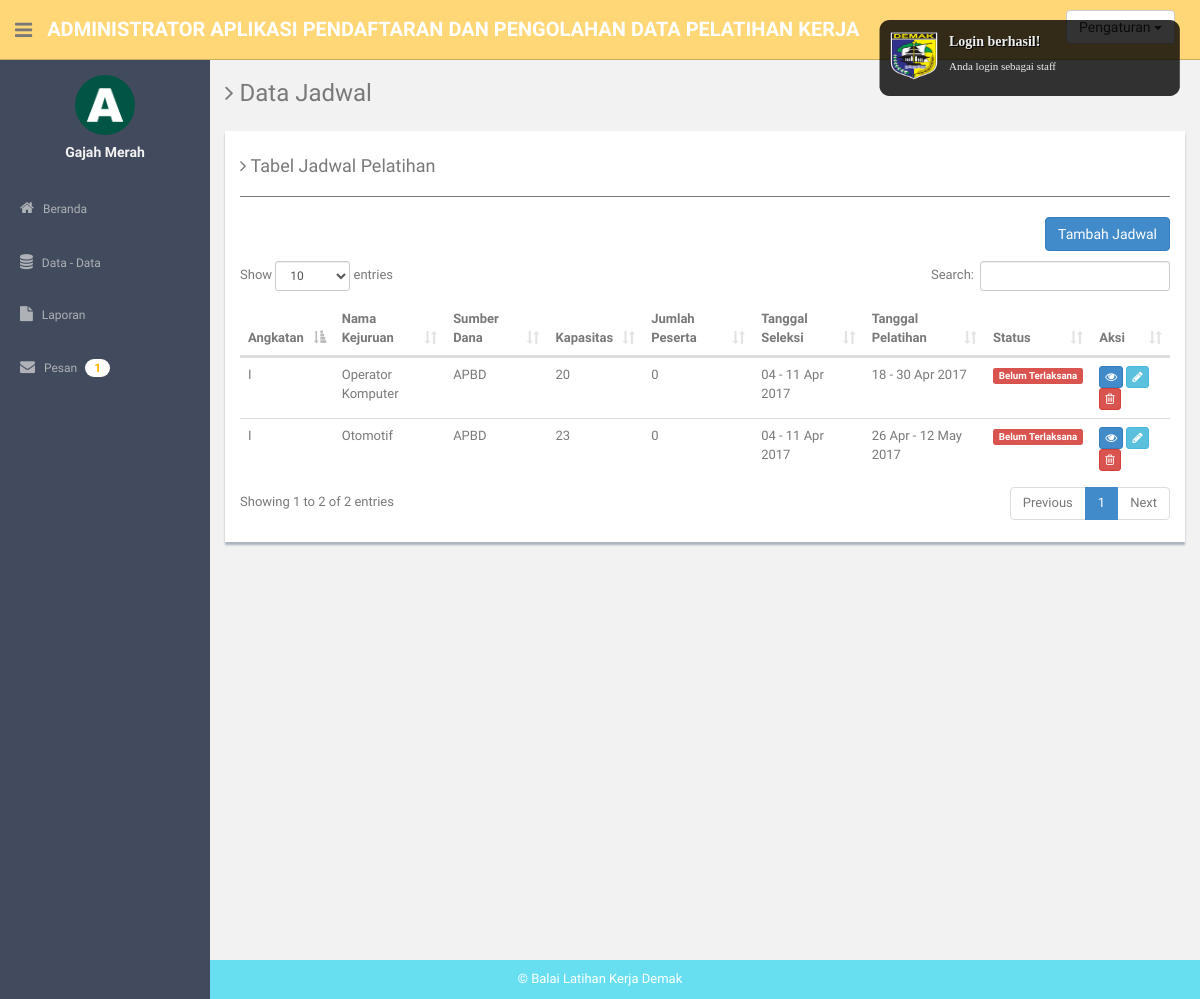
Screenshot of /admin/data_jadwal.php (signed in) with the database file from the repository.
### tables this page shows
CREATE TABLE `jadwal` (
  `id_jadwal` int(11) NOT NULL,
  `angkatan` varchar(8) NOT NULL,
  `id_kejuruan` int(11) NOT NULL,
  `sumber_dana` varchar(8) NOT NULL,
  `kapasitas` int(11) NOT NULL,
  `status_pelaksanaan` varchar(8) NOT NULL DEFAULT 'belum',
  `seleksi_awal` date NOT NULL,
  `seleksi_akhir` date NOT NULL,
  `pelatihan_awal` date NOT NULL,
  `pelatihan_akhir` date NOT NULL,
  `status_hapus` int(11) NOT NULL DEFAULT '0' COMMENT '0 = belum dihapus, 1 = sudah dihapus',
  `date_created` timestamp NOT NULL DEFAULT CURRENT_TIMESTAMP
);

CREATE TABLE `kejuruan` (
  `id_kejuruan` int(11) NOT NULL,
  `nama_kejuruan` varchar(64) NOT NULL,
  `kode_kejuruan` varchar(8) NOT NULL,
  `status_hapus` int(11) NOT NULL DEFAULT '0',
  `date_created` timestamp NOT NULL DEFAULT CURRENT_TIMESTAMP
);

### proses/convert_date.php (called while the page is built)
<?php
	function convertDate($date, $format){
		$new_date = strtotime($date);
        $new_date = date($format, $new_date);
        return $new_date;
	}
	function concateDate($date1, $date2){
		$new_date1 = strtotime($date1);
		$new_date2 = strtotime($date2);
		if($new_date1==$new_date2){
			$new_date1 = date('d M Y', $new_date1);
			$new_date2 = date('d M Y', $new_date2);
			$result = $new_date1."";
		}else{
			$day1 = date('d', $new_date1);
			$day2 = date('d', $new_date2);
			$month1 = date('M', $new_date1);
			$month2 = date('M', $new_date2);
			$year1 = date('Y', $new_date1);
			$year2 = date('Y', $new_date2);
			if($year1==$year2){
				if($month1==$month2){
					$result = $day1." - ".$day2." ".$month1." ".$year1;
				}else{
					$result = $day1." ".$month1." - ".$day2." ".$month2." ".$year1;
				}
			}else{
				$result = $day1." ".$month1." ".$year1." - ".$day2." ".$month2." ".$year2;
			}
		}
		return $result;
	}
?>

### admin/data_jadwal.php (the view, shortened to what this page needs)
<?php
  include 'header.php';
  require_once ('../proses/koneksi_db.php');
  require_once ('../proses/convert_date.php');
?>
<section id="main-content">
  <section class="wrapper site-min-height">
    <h3><i class="fa fa-angle-right"></i> Data Jadwal</h3>
    <div class="row mt">
      <div class="col-lg-12">
        <div class="showback">
          <h4><i class="fa fa-angle-right"></i> Tabel Jadwal Pelatihan</h4>
          <hr>
          <button style="margin-bottom:10px" class="btn btn-primary pull-right" id="tambah" type="button" data-toggle="collapse" href="#collapseForm"  >Tambah Jadwal</button>
          <br>
          <div class="clearfix" >
          </div>
          <table class="table table-hover" id="tableJadwal">
            <thead>
              <tr>
                <th>Angkatan</th>
                <th>Nama Kejuruan</th>
                <th>Sumber Dana</th>
                <th>Kapasitas</th>
                <th>Jumlah Peserta</th>
                <th>Tanggal Seleksi</th>
                <th>Tanggal Pelatihan</th>
                <th>Status</th>
                <th>Aksi</th>
              </tr>
            </thead>
            <tbody>
              <?php
                $query = mysqli_query($connect, "SELECT * FROM jadwal, kejuruan WHERE jadwal.id_kejuruan=kejuruan.id_kejuruan AND jadwal.status_hapus=0 ORDER BY jadwal.date_created DESC");
                $num = mysqli_num_rows($query);
                if($num<=0){
                }else{
                  while ($row=mysqli_fetch_object($query)) {
                    if($row->status_pelaksanaan=='sudah'){
                      $status = "<span  class=\"label label-success\">Sudah Terlaksana</span>";
                    }else{
                      $status = "<span  class=\"label label-danger\">Belum Terlaksana</span>";
                    }
                    $tgl_seleksi = concateDate($row->seleksi_awal, $row->seleksi_akhir);
                    $tgl_pelatihan = concateDate($row->pelatihan_awal, $row->pelatihan_akhir);
                    $seleksi_awal = convertDate($row->seleksi_awal, "d M Y");
                    $seleksi_akhir = convertDate($row->seleksi_akhir, "d M Y");
                    $pelatihan_awal = convertDate($row->pelatihan_awal, "d M Y");
                    $pelatihan_akhir = convertDate($row->pelatihan_akhir, "d M Y");
                    $query_jumlah_peserta = mysqli_query($connect, "SELECT count(*) as jumlah_peserta FROM registrasi_pelatihan WHERE id_jadwal=$row->id_jadwal ");
                    $data = mysqli_fetch_object($query_jumlah_peserta);
                    $jumlah_peserta = $data->jumlah_peserta;
                    echo "<tr>";
                    echo "<td>".$row->angkatan."</td>";
                    echo "<td>".$row->nama_kejuruan."</td>";
                    echo "<td>".$row->sumber_dana."</td>";
                    echo "<td>".$row->kapasitas."</td>";
                    echo "<td>".$jumlah_peserta."</td>";
                    echo "<td>".$tgl_seleksi."</td>";
                    echo "<td>".$tgl_pelatihan."</td>";
                    echo "<td>".$status."</td>";
                    echo "<td>";
                    echo "<a href=\"detail_jadwal.php?id=".$row->id_jadwal."\" class=\"btn btn-primary btn-xs\" data-tooltip=\"true\" title=\"Detail Jadwal\" ><i class=\"fa fa-eye\"></i></a> ";
                    echo "<a href=\"#\" data-target=\"#modalJadwal\" data-toggle=\"modal\" data-id=\"".$row->id_jadwal."\" data-id_kejuruan=\"".$row->id_kejuruan."\" data-angkatan=\"".$row->angkatan."\" data-kapasitas=\"".$row->kapasitas."\" data-status=\"".$row->status_pelaksanaan."\"  data-sumber_dana=\"".$row->sumber_dana."\" data-seleksi_awal=\"".$seleksi_awal."\" data-seleksi_akhir=\"".$seleksi_akhir."\" data-pelatihan_awal=\"".$pelatihan_awal."\" data-pelatihan_akhir=\"".$pelatihan_akhir."\" class=\"btn btn-info btn-xs\" data-tooltip=\"true\" title=\"Ubah Jadwal\" ><i class=\"fa fa-pencil\"></i></a> ";
                    echo "<a href=\"../proses/admin/hapus_jadwal.php?id=".$row->id_jadwal."\" onclick=\"return confirm('Anda Yakin akan menghapus jadwal ini??')\"class=\"btn btn-danger btn-xs\" data-tooltip=\"true\" title=\"Hapus Jadwal\" ><i class=\"fa fa-trash-o\"></i></a>";
                    echo "</td>";
                    echo "</tr>";
                  }
                }
              ?>
            </tbody>
          </table>
        </div>
      </div>
    </div>
  </section><! --/wrapper -->
</section>
<?php
  include 'footer.php';
?>

### admin/header.php (shortened to what this page needs)
<!DOCTYPE html>
<html lang="en">
  <head>
    <link rel="stylesheet" type="text/css" href="../datatables/datatables.min.css"/>
    <link href="../assets/css/bootstrap.css" rel="stylesheet">
    <link href="../assets/font-awesome/css/font-awesome.css" rel="stylesheet" />
    <link href="../assets/css/style-responsive.css" rel="stylesheet">
    <link href="../assets/css/jquery-ui.css" rel="stylesheet">
    <link rel="stylesheet" type="text/css" href="../assets/js/gritter/css/jquery.gritter.css" />
    <link href="../assets/css/style.css" rel="stylesheet">
  </head>
  <body>
    <section id="container" >
      <header class="header black-bg">
        <div class="sidebar-toggle-box">
          <div class="fa fa-bars tooltips" data-placement="right" data-original-title="Toggle Navigation"></div>
        </div>
        <a href="index.html" class="logo"><b> Administrator Aplikasi Pendaftaran dan Pengolahan Data Pelatihan Kerja</b></a>
        <div class="top-menu">
          <ul class="nav pull-right top-menu">
            <li>
              <div class="dropdown" style="margin:10px">
                <button class="btn btn-default dropdown-toggle" type="button" id="tombol_akun" data-toggle="dropdown" aria-haspopup="true" aria-expanded="false">
                </button>
              </div>
            </li>
          </ul>
        </div>
      </header>
      <aside>
        <div id="sidebar"  class="nav-collapse ">
          <ul class="sidebar-menu" id="nav-accordion">
            <p class="centered"><a href="ubah_akun.php"><img src="../assets/img/admin.png" class="img-circle" width="60"></a></p>
            <h5 class="centered"><?php echo $_SESSION['nama'];?></h5>
            <li class="mt">
              <a href="index.php">
                <i class="fa fa-home"></i>
                <span>Beranda</span>
              </a>
            </li>
            <li class="sub-menu">
              <a href="javascript:;" >
                <i class="fa fa-database"></i>
                <span>Data - Data</span>
              </a>
            </li>
            <li>
              <a href="laporan.php">
                <i class="fa fa-file"></i>
                <span>Laporan</span>
              </a>
            </li>
            <li class="message">
              <a href="pesan.php">
                <i class="fa fa-envelope"></i>
                <span>Pesan</span>
              </a>
            </li>
          </ul>
        </div>
      </aside>

### admin/footer.php (shortened to what this page needs)
      <footer class="site-footer">
        <div class="text-center">
          &copy Balai Latihan Kerja Demak
        </div>
      </footer>
    </section>
  </body>
</html>

### assets/css/style.css (style rules this page uses)
body { color: #797979; background: #f2f2f2; font-family: 'Ruda', sans-serif; padding: 0px !important; margin: 0px !important; font-size:13px; }
ul li { list-style: none; }
a, a:hover, a:focus { text-decoration: none; outline: none; }
#container { width: 100%; height: 100%; }
hr { margin-top: 20px; margin-bottom: 20px; border: 0; border-top: 1px solid #797979; }
.centered { text-align: center; }
.mt { margin-top: 25px; }
#sidebar { width: 210px; height: 100%; position: fixed; background: #424a5d; }
#sidebar h5 { color: #f2f2f2; font-weight: 700; }
#sidebar ul li { position: relative; }
ul.sidebar-menu , ul.sidebar-menu li ul.sub { margin: -2px 0 0; padding: 0; }
ul.sidebar-menu { margin-top: 75px; }
ul.sidebar-menu li { margin-bottom: 5px; margin-left:10px; margin-right:10px; }
ul.sidebar-menu li.sub-menu { line-height: 15px; }
ul.sidebar-menu li a span { display: inline-block; }
ul.sidebar-menu li a { color: #aeb2b7; text-decoration: none; display: block; padding: 15px 0 15px 10px; font-size: 12px; outline: none; -webkit-transition: all 0.3s ease; -moz-transition: all 0.3s ease; -o-transition: all 0.3s ease; -ms-transition: all 0.3s ease; transition: all 0.3s ease; }
ul.sidebar-menu li a i { font-size: 15px; padding-right: 6px; }
#main-content { margin-left: 210px; }
.header, .footer { min-height: 60px; padding: 0 15px; }
.header { position: fixed; left: 0; right: 0; z-index: 1002; }
.black-bg { background: #ffd777; border-bottom: 1px solid #c9aa5f; }
.wrapper { display: inline-block; margin-top: 60px; padding-left: 15px; padding-right: 15px; padding-bottom: 15px; padding-top: 0px; width: 100%; }
a.logo { font-size: 20px; color: #ffffff; float: left; margin-top: 15px; text-transform: uppercase; }
a.logo b { font-weight: 900; }
#top_menu .nav > li, ul.top-menu > li { float: left; }
.sidebar-toggle-box { float: left; padding-right: 15px; margin-top: 20px; }
.sidebar-toggle-box .fa-bars { cursor: pointer; display: inline-block; font-size: 20px; }
.showback { background: #ffffff; padding: 15px; margin-bottom: 15px; box-shadow: 0px 3px 2px #aab2bd; }
.site-footer { background: #68dff0; color: #fff; padding: 10px 0; }
.site-min-height { min-height: 900px; }

### rows the page displays
jadwal: angkatan "I", id_kejuruan.nama_kejuruan "Operator Komputer", sumber_dana "APBD", kapasitas "20", jumlah_peserta "0", tgl_seleksi "04 - 11 Apr 2017", tgl_pelatihan "18 - 30 Apr 2017", status_pelaksanaan "Belum Terlaksana"
jadwal: angkatan "I", id_kejuruan.nama_kejuruan "Otomotif", sumber_dana "APBD", kapasitas "23", jumlah_peserta "0", tgl_seleksi "04 - 11 Apr 2017", tgl_pelatihan "26 Apr - 12 May 2017", status_pelaksanaan "Belum Terlaksana"

### other values shown
$_SESSION['nama'] "Gajah Merah"
